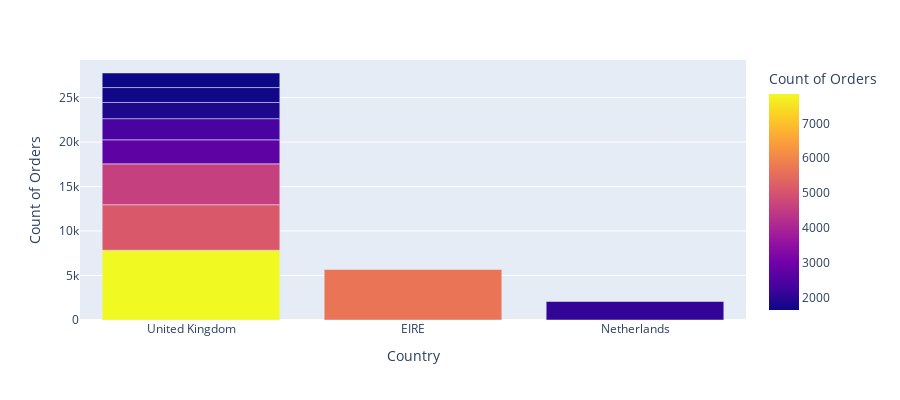

Notebook code for this chart:
### Code cell
#checking the number of orders made by customers
orders=df1.groupby(by=['CustomerID','Country'], as_index=False)['InvoiceNo'].count()
display("The number of orders made by each customer are:",HTML(orders.head(5).to_html()))
print("\n")
#printing the top 10 customers with highest number of orders
orders_max=orders.sort_values(by='InvoiceNo', ascending=False).head(10)
display("The top 10 customers with highest orders are are\n:",HTML(orders_max.to_html()))

#plot graph
fig = px.bar(orders_max, x='Country', y='InvoiceNo',
             hover_data=['Country','CustomerID'], color='InvoiceNo',
             labels={'InvoiceNo':'Count of Orders'}, height=400)
fig.show()

### Figure 1 — Plotly figure (JSON) as saved in the notebook; plotly's stock layout.template omitted (floating-point values rounded to 4 significant figures)
{"data": [{"alignmentgroup": "True", "customdata": [["United Kingdom", 17841], ["EIRE", 14911], ["United Kingdom", 14096], ["United Kingdom", 12748], ["United Kingdom", 14606], ["United Kingdom", 15311], ["Netherlands", 14646], ["United Kingdom", 13089], ["United Kingdom", 13263], ["United Kingdom", 14298]], "hoverlabel": {"namelength": 0}, "hovertemplate": "Country=%{customdata[0]}<br>Count of Orders=%{marker.color}<br>CustomerID=%{customdata[1]}", "legendgroup": "", "marker": {"color": [7847, 5677, 5111, 4596, 2700, 2379, 2080, 1818, 1677, 1637], "coloraxis": "coloraxis"}, "name": "", "offsetgroup": "", "orientation": "v", "showlegend": false, "textposition": "auto", "type": "bar", "x": ["United Kingdom", "EIRE", "United Kingdom", "United Kingdom", "United Kingdom", "United Kingdom", "Netherlands", "United Kingdom", "United Kingdom", "United Kingdom"], "xaxis": "x", "y": [7847, 5677, 5111, 4596, 2700, 2379, 2080, 1818, 1677, 1637], "yaxis": "y"}], "layout": {"barmode": "relative", "coloraxis": {"colorbar": {"title": {"text": "Count of Orders"}}, "colorscale": [[0, "#0d0887"], [0.1111, "#46039f"], [0.2222, "#7201a8"], [0.3333, "#9c179e"], [0.4444, "#bd3786"], [0.5556, "#d8576b"], [0.6667, "#ed7953"], [0.7778, "#fb9f3a"], [0.8889, "#fdca26"], [1, "#f0f921"]]}, "height": 400, "legend": {"tracegroupgap": 0}, "margin": {"t": 60}, "xaxis": {"anchor": "y", "domain": [0, 1], "title": {"text": "Country"}}, "yaxis": {"anchor": "x", "domain": [0, 1], "title": {"text": "Count of Orders"}}}}
